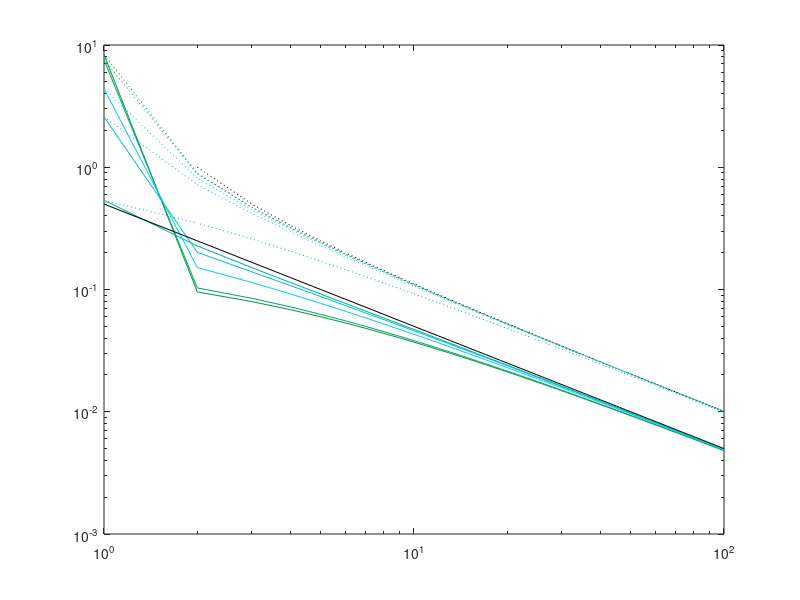
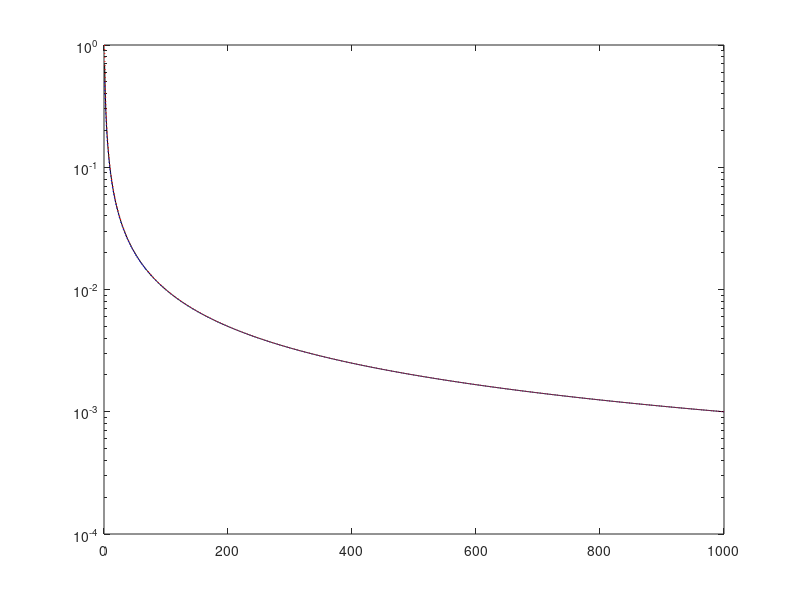

Here is the MATLAB script that generated these plots, in order:
close all; clear; clc

recur_delta2_9a = @(d) d./((1+d).^2);  % (9a) case
recur_delta2_9c = @(d2) d2./(1+d2);    % (9c) case with idealized noise covariance

n = 5;
n_iter = 100;

delta2_9a = zeros(n,n_iter);
delta2_9c = zeros(n,n_iter);
ai_9c     = zeros(n,n_iter);
delta2_9a(:,1) = 10*rand(n,1);
delta2_9c(:,1) = delta2_9a(:,1);

for i = 2:n_iter
    delta2_9a(:,i) = recur_delta2_9a(delta2_9a(:,i-1));
    delta2_9c(:,i) = recur_delta2_9c(delta2_9c(:,i-1));
    ai_9c(:,i) = 1-(i-1)*delta2_9c(:,i);
end

%%
figure(1); clf; 
for i = 1:n
    loglog(delta2_9a(i,:),'Color',[0 ((i-1)*0.05+0.6) ((i-1)*0.2+0.2)]);
    hold on
    loglog(delta2_9c(i,:),':','Color',[0 ((i-1)*0.05+0.6) ((i-1)*0.2+0.2)]);
end

loglog(1./(2*(1:n_iter)),'k')
loglog(1./((1:n_iter)-1),'k:')

figure(2); clf
p = 1:1000;
semilogy(log(1+1./p),'k'); hold on
semilogy(1./(p+1),'b:')
semilogy(1./p,'r:')